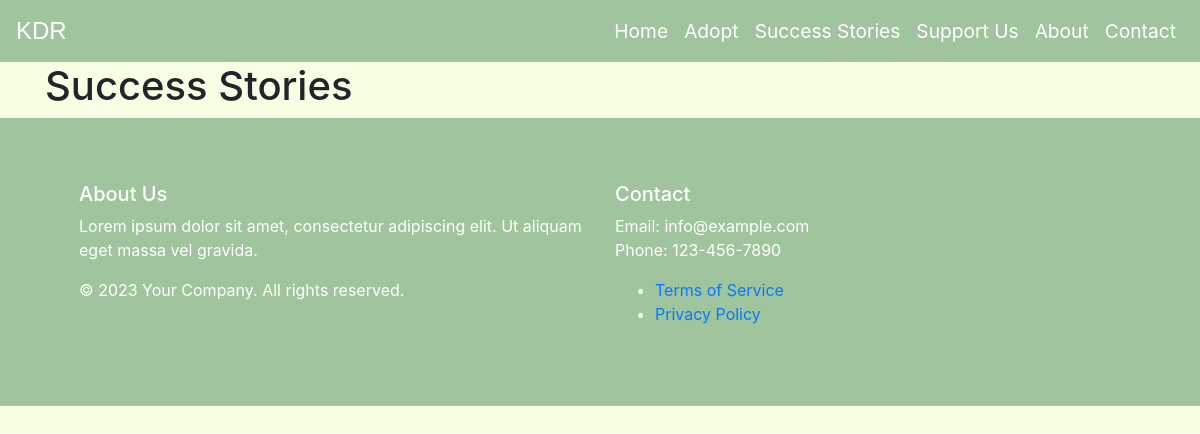
The app's page /success-stories/, older data.
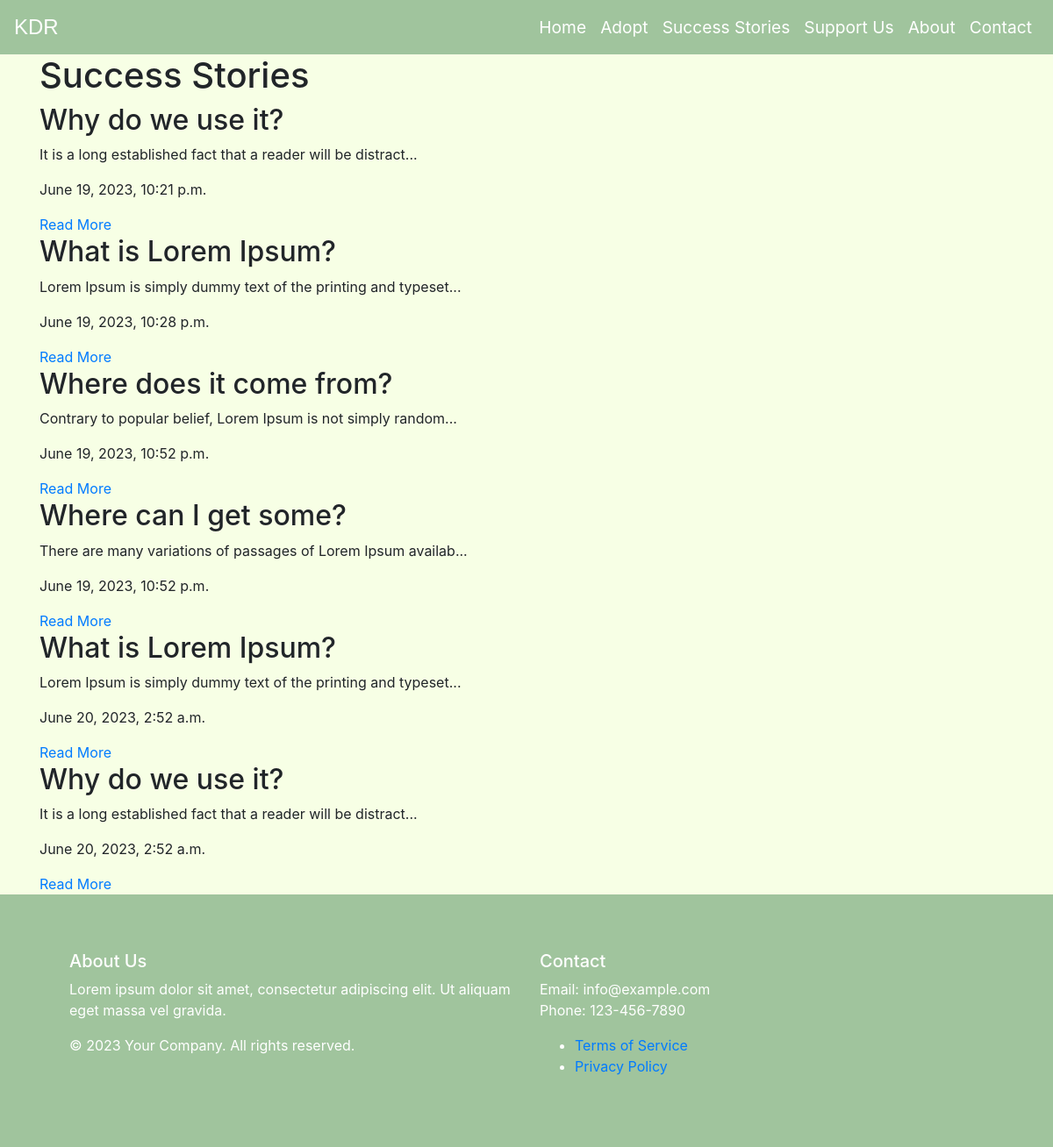
The same page, newer data.
### posts_app/models.py (models this page shows, shortened)
class Post(models.Model):
    title = models.CharField(max_length=100)
    slug = models.SlugField()
    body = models.TextField()
    date = models.DateTimeField(auto_now_add=True)
    def snippet(self):
        return self.body[:60] + '...'

### posts_app/views.py (the view)
# urls.py: path('', views.posts, name='success_stories'),
def posts(request):
    posts = Post.objects.all().order_by('date')
    context = {'posts': posts}
    return render(request, 'posts_app/success_stories.html', context)

### posts_app/templates/posts_app/success_stories.html
{% extends 'base.html' %} {% block content %}
<div class="container">
  <h1>Success Stories</h1>
  <div class="articles">
    {% for post in posts %}
    <div class="artile">
      <h2>{{post.title}}</h2>
      <p>{{post.snippet}}</p>
      <p>{{post.date}}</p>
      <a href="{% url 'post_detail' slug=post.slug %}">Read More</a>
    </div>
    {% endfor %}
  </div>
</div>
{% endblock content %}

### templates/base.html (shortened to what this page needs)
{% load static %}
<!DOCTYPE html>
<html lang="en">
<head>
  <link rel="stylesheet" href="https://stackpath.bootstrapcdn.com/bootstrap/4.5.0/css/bootstrap.min.css">
  <link rel="stylesheet" href="{% static 'styles/main.css' %}">
</head>
<body>
  {% include 'partials/navbar.html' %}
  <main>
    {% block content %}
    {% endblock content %}
  </main>
  {% include 'partials/footer.html' %}
</body>
</html>

### templates/partials/navbar.html (shortened to what this page needs)
{% load static %}
<nav class="navbar navbar-expand-lg navbar-custom">
    <a class="navbar-brand" href="{% url 'home' %}">KDR</a>
    <div class="collapse navbar-collapse" id="navbarNav">
        <ul class="navbar-nav ml-auto">
            <li class="nav-item">
                <a class="nav-link" href="{% url 'home' %}">
                    Home
                </a>
            </li>
            <li class="nav-item">
                <a class="nav-link" href="{% url 'list_dogs' %}">
                    Adopt
                </a>
            </li>
            <li class="nav-item">
                <a class="nav-link" href="{% url 'success_stories' %}">
                    Success Stories
                </a>
            </li>
            <li class="nav-item">
                <a class="nav-link" href="">
                    Support Us
                </a>
            </li>
            <li class="nav-item">
                <a class="nav-link" href="{% url 'about' %}">
                    About
                </a>
            </li>
            <li class="nav-item">
                <a class="nav-link" href="">
                    Contact
                </a>
            </li>
        </ul>
    </div>
</nav>

### templates/partials/footer.html
{% load static %}
<footer class="footer">
    <div class="container">
        <div class="row">
            <div class="col-md-6">
                <h5>About Us</h5>
                <p>Lorem ipsum dolor sit amet, consectetur adipiscing elit. Ut aliquam eget massa vel gravida.</p>
            </div>
            <div class="col-md-6">
                <h5>Contact</h5>
                <p>Email: info@example.com<br>
                   Phone: 123-456-7890</p>
            </div>
        </div>
    </div>
    <div class="footer-bottom">
        <div class="container">
            <div class="row">
                <div class="col-md-6">
                    <p>&copy; 2023 Your Company. All rights reserved.</p>
                </div>
                <div class="col-md-6">
                    <ul class="footer-links">
                        <li><a href="#">Terms of Service</a></li>
                        <li><a href="#">Privacy Policy</a></li>
                    </ul>
                </div>
            </div>
        </div>
    </div>
</footer>

### static/styles/main.css (style rules this page uses)
body { background-color: #F7FFE5; }
footer { padding: 4rem; background-color: #A0C49D; color: white; }
.navbar-custom { background-color: #A0C49D; color: black; }
.navbar-brand { font-family: Arial, Helvetica, sans-serif; font-size: 1.5rem; color: white; }
.nav-link { font-size: 1.2rem; color: white; }

Row changes from the older to the newer data that the page shows:
added Post: title "Why do we use it?", snippet "It is a long established fact that a reader will be distract...", date "June 19, 2023, 10:21 p.m."
added Post: title "What is Lorem Ipsum?", snippet "Lorem Ipsum is simply dummy text of the printing and typeset...", date "June 19, 2023, 10:28 p.m."
added Post: title "Where does it come from?", snippet "Contrary to popular belief, Lorem Ipsum is not simply random...", date "June 19, 2023, 10:52 p.m."
added Post: title "Where can I get some?", snippet "There are many variations of passages of Lorem Ipsum availab...", date "June 19, 2023, 10:52 p.m."
added Post: title "What is Lorem Ipsum?", snippet "Lorem Ipsum is simply dummy text of the printing and typeset...", date "June 20, 2023, 2:52 a.m."
added Post: title "Why do we use it?", snippet "It is a long established fact that a reader will be distract...", date "June 20, 2023, 2:52 a.m."
